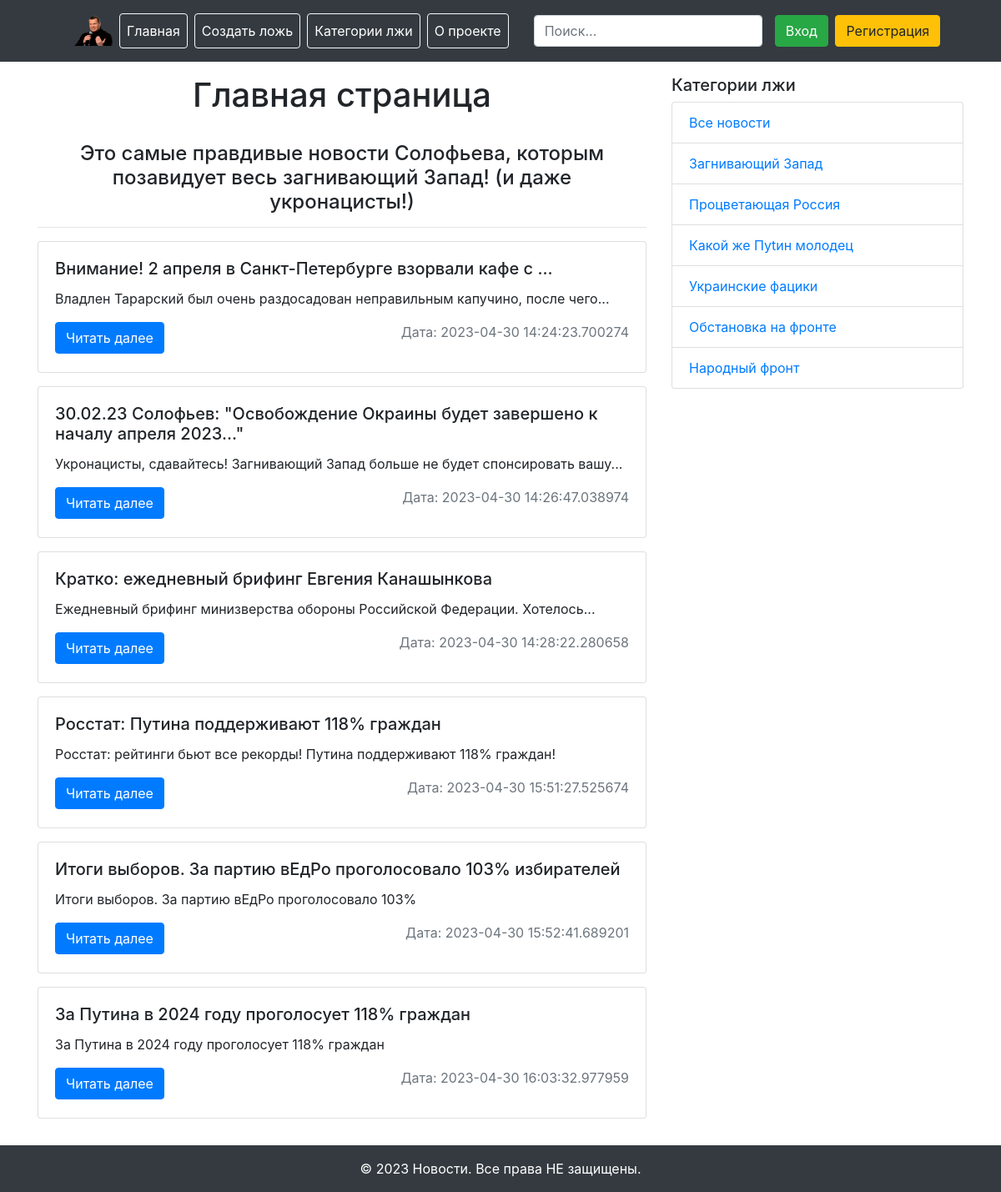
Before: / with the older database file.
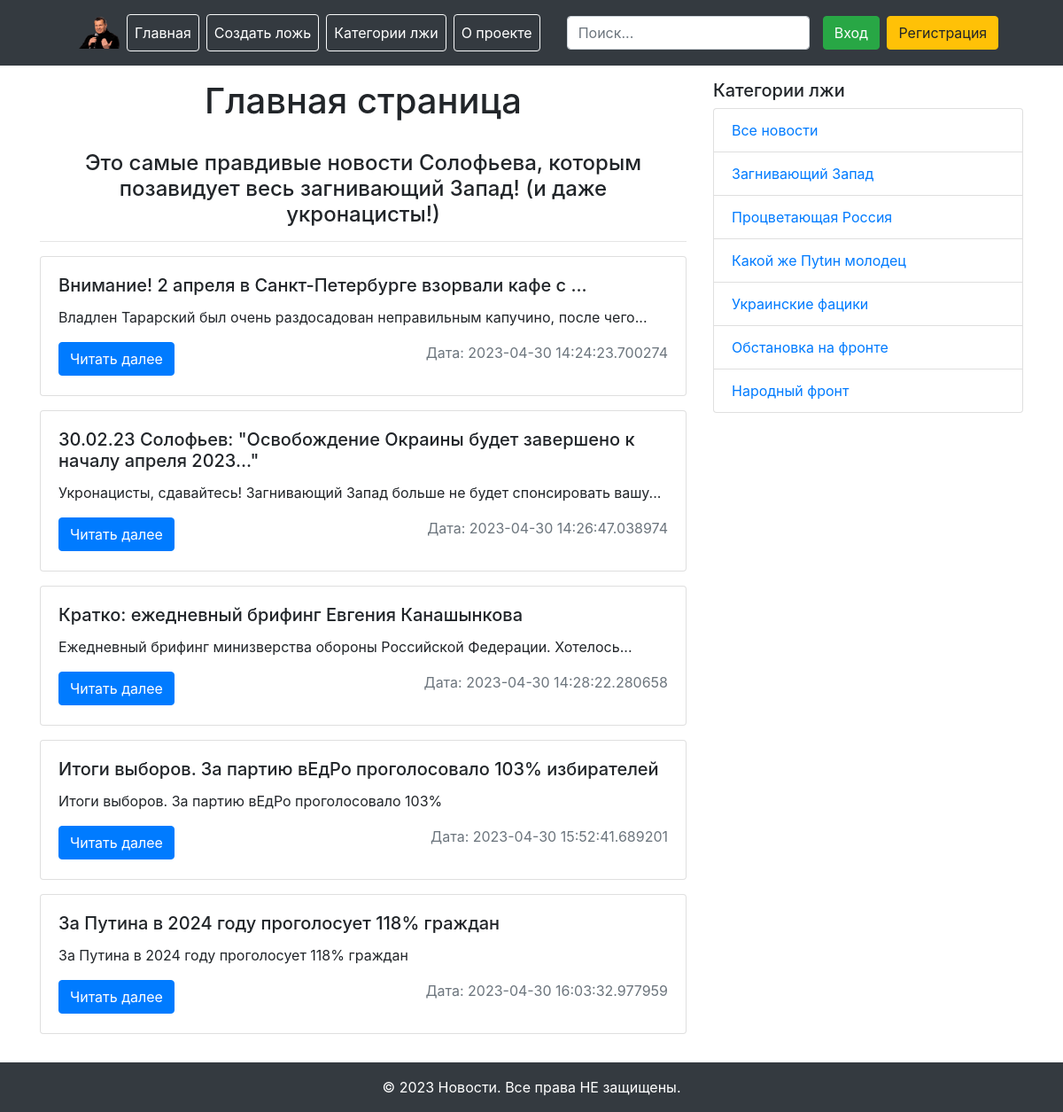
After: the same page with the newer database file.
### loader.py (models this page shows)
class News(db.Model):
    id = db.Column(db.Integer, primary_key=True)
    title = db.Column(db.String(255), nullable=False)
    text = db.Column(db.Text, nullable=False)
    create_date = db.Column(db.DateTime, default=datetime.utcnow)
    category_id = db.Column(db.Integer, db.ForeignKey('category.id'), nullable=True)
    category = db.relationship('Category', back_populates='news')

### main.py (the view)
@app.route('/')
def index():
    news_list = News.query.all()
    return render_template('index.html', news=news_list)

### templates/index.html (shortened to what this page needs)
{% extends "base.html" %}
{% block content %}
    <h1 class="text-center"> Главная страница </h1><br>
    <h4 class="text-center">Это самые правдивые новости Солофьева, которым позавидует весь загнивающий Запад! (и даже
        укронацисты!)</h4>
    <hr>
    {% for item in news %}
        <div class="card mb-3">
            <div class="card-body">
                <h5 class="card-title">{{ item.title }}</h5>
                <p class="card-text">{{ item.text|truncate(80) }}</p>
                <div class="row">
                    <div class="col">
                        <a href="{{ url_for('news_detail', news_id=item.id) }}"
                           class="btn btn-primary">Читать далее</a>
                    </div>
                    <div class="col">
                        <p class="text-right text-secondary">Дата: {{ item.create_date }}</p>
                    </div>
                </div>
            </div>
        </div>
    {% endfor %}
{% endblock %}

### templates/base.html (shortened to what this page needs)
<!DOCTYPE html>
<html lang="ru">
<head>
    <link rel="stylesheet" href="../static/js/bootstrap.min.js">
    <link rel="stylesheet" href="../static/css/main.css">
    <link rel="stylesheet" href="../static/css/bootstrap.min.css">
</head>
<body>
<div id="wrapper">
    <header class="p-3 text-bg-dark bg-dark">
        <div class="container">
            <div class="d-flex flex-wrap align-items-center justify-content-center justify-content-lg-start">
                <a href="/" class="d-flex align-items-center mb-2 mb-lg-0 text-white text-decoration-none">
                    <svg class="bi me-2" width="40" height="32" role="img" aria-label="Bootstrap">
                        <img src="{{ '../static/images/vladimir-soloviev.png' }}" class="mr-2" height="36px"
                             width="50px" alt="">
                    </svg>
                </a>
                <ul class="nav col-12 col-lg-auto me-lg-auto mb-2 justify-content-center mb-md-0">
                    <li><a href="/" class="nav-link mr-2 px-2 text-white btn btn-outline-light">Главная</a></li>
                    <li><a href="/create_news" class="nav-link mr-2 px-2 text-white btn btn-outline-light">Создать
                        ложь</a></li>
                    <li><a href="/create_category" class="nav-link mr-2 px-2 text-white btn btn-outline-light">Категории
                        лжи</a></li>
                    <li><a href="/about" class="nav-link px-2 text-white btn btn-outline-light">О проекте</a></li>
                </ul>
                <form class="col-12 col-lg-auto mb-3 mb-lg-0 me-lg-3" role="search">
                    <input type="search" class="form-control form-control-dark text-bg-dark" placeholder="Поиск..."
                           aria-label="Search">
                </form>
                <div class="text-end">
                    <a href="/login" class="btn btn-success me-2 mr-1">Вход</a>
                    <a href="/register" class="btn btn-warning">Регистрация</a>
                </div>
            </div>
        </div>
    </header>
    <div class="container my-3">
        <div class="row">
            <div class="col-md-8">
                {% block content %} {% endblock %}
            </div>
            <div class="col-md-4">
                <h5>Категории лжи</h5>
                <ul class="list-group">
                    <li class="list-group-item"><a href="/">Все новости</a></li>
                    <li class="list-group-item"><a href="#">Загнивающий Запад</a></li>
                    <li class="list-group-item"><a href="#">Процветающая Россия</a></li>
                    <li class="list-group-item"><a href="#">Какой же Пуtин молодец</a></li>
                    <li class="list-group-item"><a href="#">Украинские фацики</a></li>
                    <li class="list-group-item"><a href="#">Обстановка на фронте</a></li>
                    <li class="list-group-item"><a href="#">Народный фронт</a></li>
                </ul>
            </div>
        </div>
    </div>
    <footer id="footer" class="bg-dark text-white text-center py-3">
        &copy; 2023 Новости. Все права НЕ защищены.
    </footer>
</div>
</body>
</html>

Changed rows visible on the page:
removed News: title "Росстат: Путина поддерживают 118% граждан", text "Росстат: рейтинги бьют все рекорды! Путина поддерживают 118% граждан!", create_date "2023-04-30 15:51:27.525674"
